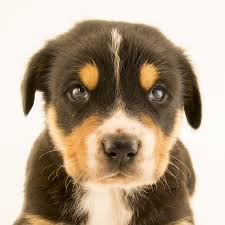
#> input picture dog.jpg, 225 x 225 px, given in place of the camera
$ jupyter execute homework4.ipynb
#> lines starting #> are read from the running program, lines starting #| are printed output that depends on the picture; after the words box and inside, x2 and y2 are one past the last pixel; in counts of white or black regions, pixels touching at a corner belong together
[cell 1]
import numpy as np
import cv2

def run_main():
    cap = cv2.VideoCapture(0)
    cap.set(cv2.CAP_PROP_FRAME_WIDTH, 1280)
    cap.set(cv2.CAP_PROP_FRAME_HEIGHT, 720)

    while True:
        ret, frame = cap.read()
#> frame is the input picture: shape (225, 225, 3); mean B, G, R 138.5, 159.6, 177.4
        if not ret:
            break

        roi = frame[0:500, 0:500]
        gray = cv2.cvtColor(roi, cv2.COLOR_BGR2GRAY)
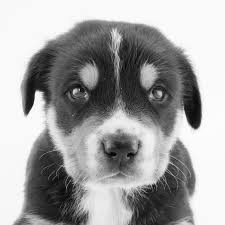
#> gray: shape (225, 225); min 1, max 255, mean 162.5

        gray_blur = cv2.GaussianBlur(gray, (15, 15), 0)
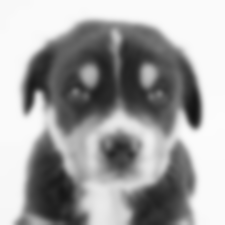
#> gray_blur: shape (225, 225); min 19, max 252, mean 162.5
        thresh = cv2.adaptiveThreshold(gray_blur, 255, cv2.ADAPTIVE_THRESH_GAUSSIAN_C,
                                       cv2.THRESH_BINARY_INV, 11, 1)
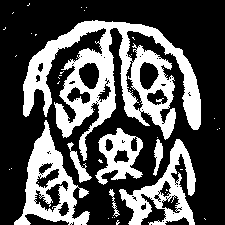
#> thresh: shape (225, 225); 33.2% white; 43 white regions (36 under 20 px), largest, box (x1, y1, x2, y2) and area: (23, 20, 201, 161) 9497, (14, 120, 90, 225) 2917, (119, 139, 196, 225) 2438

        kernel = np.ones((3, 3), np.uint8)
        closing = cv2.morphologyEx(thresh, cv2.MORPH_CLOSE, kernel, iterations=4)
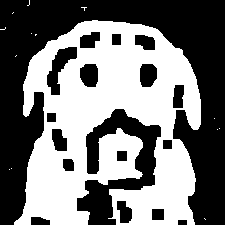
#> closing: shape (225, 225); 47.1% white; 14 white regions (13 under 20 px)

        cont_img = closing.copy()
        contours, hierarchy = cv2.findContours(cont_img, cv2.RETR_EXTERNAL,
                                               cv2.CHAIN_APPROX_SIMPLE)
#> contours = 14 contours, 13 with area under 20; largest, box (x1, y1, x2, y2) and area: (14, 20, 201, 225) 26299

        for cnt in contours:
            area = cv2.contourArea(cnt)
            if area < 2000 or area > 4000:
                continue

            if len(cnt) < 5:
                continue

            ellipse = cv2.fitEllipse(cnt)
            cv2.ellipse(roi, ellipse, (0, 255, 0), 2)
#> this loop made 14 passes
#> area on pass 11: 26299

        cv2.imshow("Morphological Closing", closing)
        cv2.imshow("Adaptive Thresholding", thresh)
        cv2.imshow('Contours', roi)

        if cv2.waitKey(1) & 0xFF == ord('q'):
#> (key q is pressed here)
            break

    cap.release()
    cv2.destroyAllWindows()

if __name__ == "__main__":
    run_main()

$ run again, on dsu1.jpg
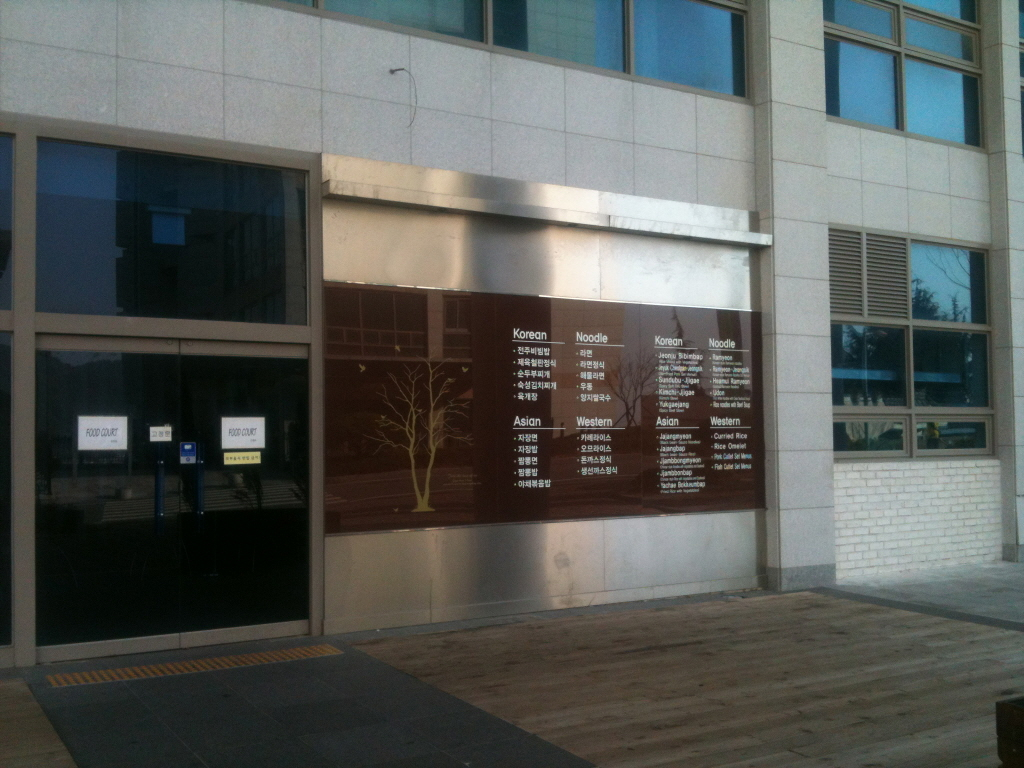
#> input picture dsu1.jpg, 1024 x 768 px, given in place of the camera
#> in run_main, frame is the input picture: shape (768, 1024, 3); mean B, G, R 88.3, 91.5, 88.3
#> in run_main, `thresh = cv2.adaptiveThreshold(gray_blur, 255, cv2.ADAPTIVE_THRESH_GAU..`:
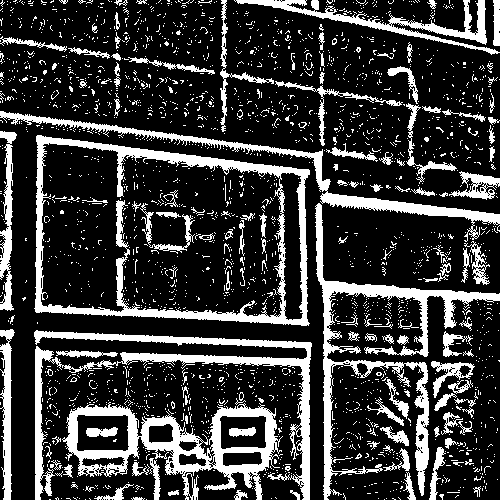
#> thresh: shape (500, 500); 22.5% white; 2432 white regions (2292 under 20 px), largest, box (x1, y1, x2, y2) and area: (34, 135, 310, 326) 7839, (315, 203, 500, 500) 6754, (62, 402, 283, 500) 6709
#> in run_main, `closing = cv2.morphologyEx(thresh, cv2.MORPH_CLOSE, kernel, iterations..`:
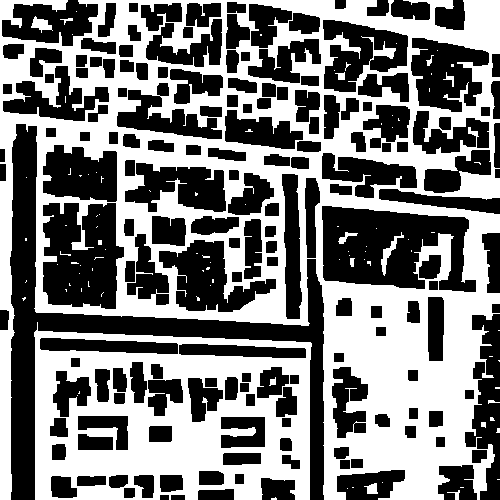
#> closing: shape (500, 500); 48.6% white; 96 white regions (80 under 20 px)
#> contours = 26 contours, 21 with area under 20; largest, box (x1, y1, x2, y2) and area: (0, 0, 500, 500) 171538, (34, 322, 312, 500) 43394, (31, 16, 53, 33) 154, (364, 483, 378, 494) 80, (447, 490, 460, 500) 24
#> the loop in run_main, `for cnt in contours:` made 26 passes
#> area on passes 2, 6, 17, 24, 26: 24.5, 80.5, 43394, 154.5, 171538

$ run again, on dsu2.jpg
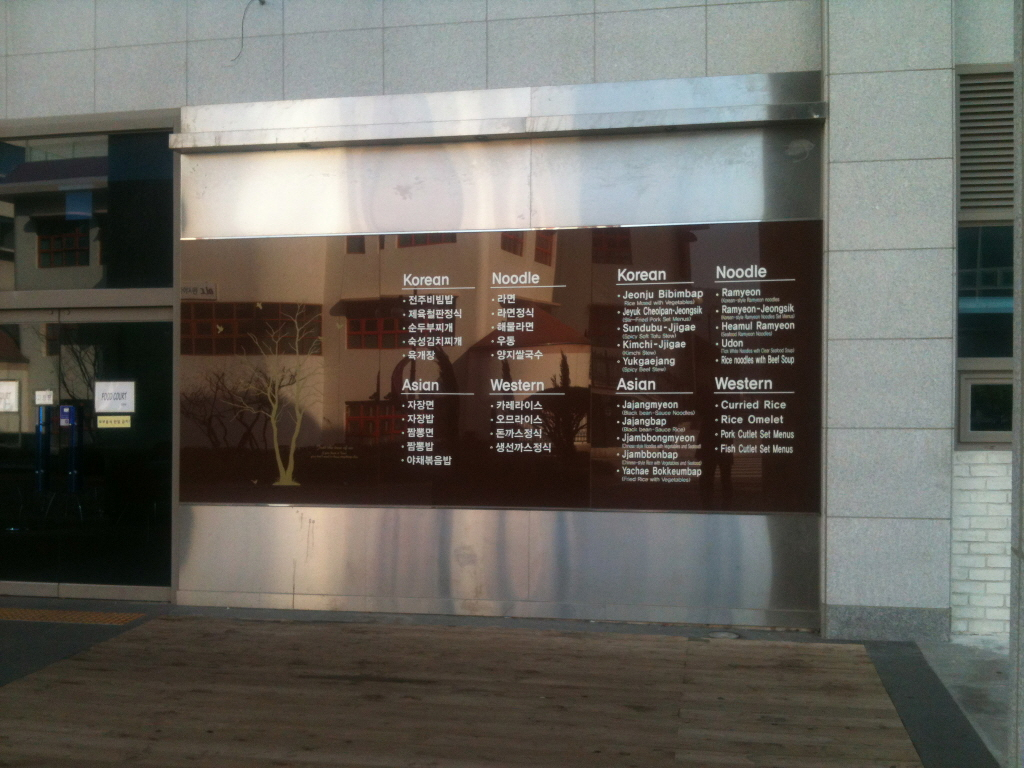
#> input picture dsu2.jpg, 1024 x 768 px, given in place of the camera
#> in run_main, frame is the input picture: shape (768, 1024, 3); mean B, G, R 93, 99.6, 102.1
#> in run_main, `thresh = cv2.adaptiveThreshold(gray_blur, 255, cv2.ADAPTIVE_THRESH_GAU..`:
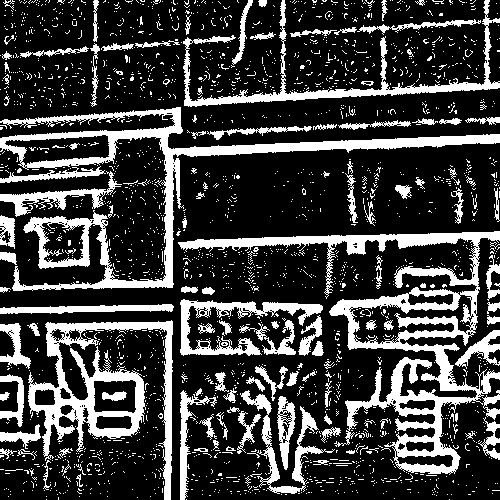
#> thresh: shape (500, 500); 24.5% white; 2216 white regions (2094 under 20 px), largest, box (x1, y1, x2, y2) and area: (178, 231, 500, 475) 12934, (0, 107, 500, 291) 10574, (28, 320, 173, 500) 6920
#> in run_main, `closing = cv2.morphologyEx(thresh, cv2.MORPH_CLOSE, kernel, iterations..`:
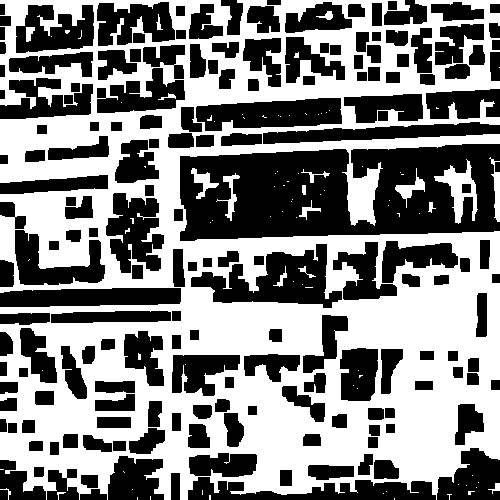
#> closing: shape (500, 500); 51.4% white; 180 black regions
#> contours = 54 contours, 43 with area under 20; largest, box (x1, y1, x2, y2) and area: (0, 0, 500, 500) 196046, (434, 159, 478, 224) 980, (395, 168, 425, 208) 266, (191, 168, 219, 199) 256, (489, 157, 500, 222) 233
#> the loop in run_main, `for cnt in contours:` made 54 passes
#> area on passes 16, 29, 32, 37, 43, 46, 47, 48: 32.5, 26, 75, 25.5, 211.5, 46, 265.5, 255.5

$ run again, on dsu4.jpg
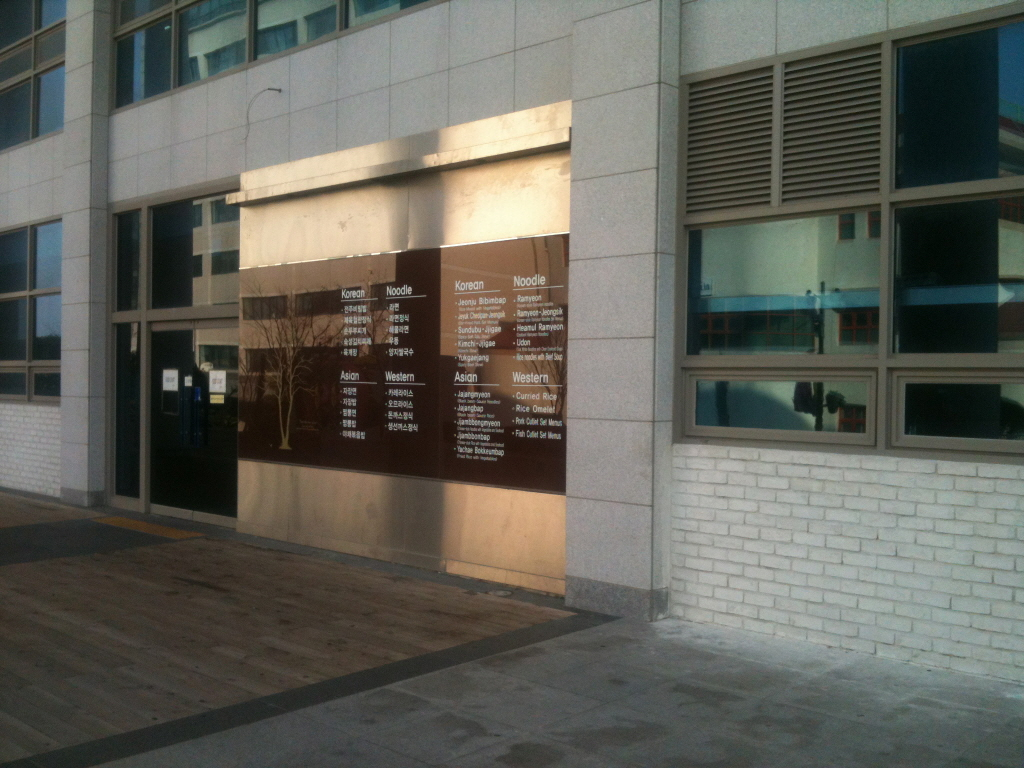
#> input picture dsu4.jpg, 1024 x 768 px, given in place of the camera
#> in run_main, frame is the input picture: shape (768, 1024, 3); mean B, G, R 89.1, 97.1, 97.1
#> in run_main, `thresh = cv2.adaptiveThreshold(gray_blur, 255, cv2.ADAPTIVE_THRESH_GAU..`:
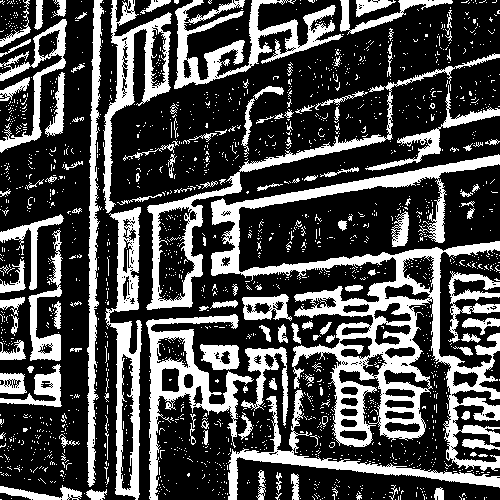
#> thresh: shape (500, 500); 29.5% white; 1894 white regions (1764 under 20 px), largest, box (x1, y1, x2, y2) and area: (211, 154, 500, 471) 19237, (174, 0, 343, 89) 4644, (146, 314, 254, 500) 4583
#> in run_main, `closing = cv2.morphologyEx(thresh, cv2.MORPH_CLOSE, kernel, iterations..`:
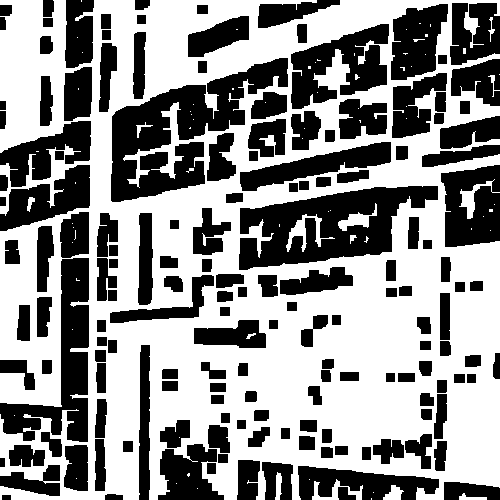
#> closing: shape (500, 500); 56.5% white; 159 black regions
#> contours = 30 contours, 21 with area under 20; largest, box (x1, y1, x2, y2) and area: (0, 0, 500, 500) 208812, (459, 179, 500, 219) 310, (312, 479, 363, 500) 266, (383, 485, 404, 500) 159, (275, 472, 282, 500) 109
#> the loop in run_main, `for cnt in contours:` made 30 passes
#> area on passes 2, 5, 7, 10, 19, 21, 23, 28: 68, 159, 265.5, 109, 46.5, 310, 23.5, 22.5
